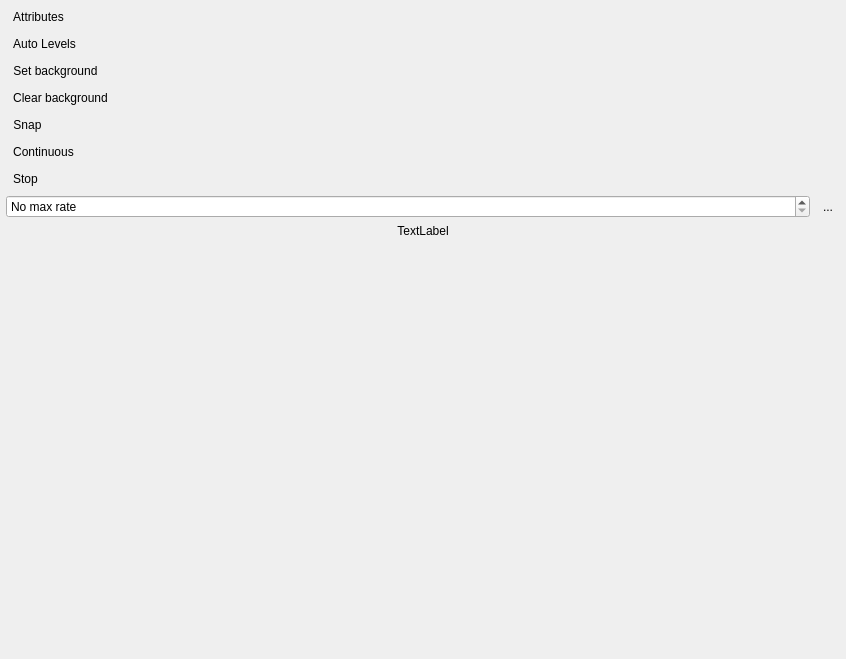
<?xml version="1.0" encoding="UTF-8"?>
<ui version="4.0">
 <class>Form</class>
 <widget class="QWidget" name="Form">
  <property name="geometry">
   <rect>
    <x>0</x>
    <y>0</y>
    <width>846</width>
    <height>659</height>
   </rect>
  </property>
  <property name="windowTitle">
   <string>Form</string>
  </property>
  <layout class="QHBoxLayout" name="horizontalLayout_2">
   <property name="leftMargin">
    <number>6</number>
   </property>
   <property name="topMargin">
    <number>6</number>
   </property>
   <property name="rightMargin">
    <number>6</number>
   </property>
   <property name="bottomMargin">
    <number>6</number>
   </property>
   <item>
    <layout class="QHBoxLayout" name="horizontalLayout">
     <item>
      <layout class="QVBoxLayout" name="verticalLayout">
       <item>
        <widget class="QToolButton" name="pushButton_attributes">
         <property name="toolTip">
          <string>View IMAQdx attributes</string>
         </property>
         <property name="text">
          <string>Attributes</string>
         </property>
         <property name="icon">
          <iconset resource="../../../clones/qtutils/qtutils/icons/icons.qrc">
           <normaloff>:/qtutils/fugue/table-export.png</normaloff>:/qtutils/fugue/table-export.png</iconset>
         </property>
         <property name="toolButtonStyle">
          <enum>Qt::ToolButtonTextBesideIcon</enum>
         </property>
         <property name="autoRaise">
          <bool>true</bool>
         </property>
        </widget>
       </item>
       <item>
        <widget class="QToolButton" name="pushButtonAutoLevels">
         <property name="toolTip">
          <string>Auto scale image levels and histogram range</string>
         </property>
         <property name="text">
          <string>Auto Levels</string>
         </property>
         <property name="icon">
          <iconset>
           <normaloff>:/qtutils/fugue/gradient.png</normaloff>:/qtutils/fugue/gradient.png</iconset>
         </property>
         <property name="checkable">
          <bool>true</bool>
         </property>
         <property name="toolButtonStyle">
          <enum>Qt::ToolButtonTextBesideIcon</enum>
         </property>
         <property name="autoRaise">
          <bool>true</bool>
         </property>
        </widget>
       </item>
       <item>
        <widget class="QToolButton" name="pushButton_set_bg">
         <property name="toolTip">
          <string>Set the current image as the background, which is subtracted from displayed images. This affects the display only, not the images saved to shot files.</string>
         </property>
         <property name="text">
          <string>Set background</string>
         </property>
         <property name="icon">
          <iconset>
           <normaloff>:/qtutils/fugue/image--plus.png</normaloff>:/qtutils/fugue/image--plus.png</iconset>
         </property>
         <property name="toolButtonStyle">
          <enum>Qt::ToolButtonTextBesideIcon</enum>
         </property>
         <property name="autoRaise">
          <bool>true</bool>
         </property>
        </widget>
       </item>
       <item>
        <widget class="QToolButton" name="pushButton_clear_bg">
         <property name="toolTip">
          <string>Clear the background image</string>
         </property>
         <property name="text">
          <string>Clear background</string>
         </property>
         <property name="icon">
          <iconset>
           <normaloff>:/qtutils/fugue/image--minus.png</normaloff>:/qtutils/fugue/image--minus.png</iconset>
         </property>
         <property name="toolButtonStyle">
          <enum>Qt::ToolButtonTextBesideIcon</enum>
         </property>
         <property name="autoRaise">
          <bool>true</bool>
         </property>
        </widget>
       </item>
       <item>
        <widget class="QToolButton" name="pushButton_snap">
         <property name="toolTip">
          <string>Take a single image</string>
         </property>
         <property name="text">
          <string>Snap</string>
         </property>
         <property name="icon">
          <iconset resource="../../../clones/qtutils/qtutils/icons/icons.qrc">
           <normaloff>:/qtutils/fugue/control-stop.png</normaloff>:/qtutils/fugue/control-stop.png</iconset>
         </property>
         <property name="toolButtonStyle">
          <enum>Qt::ToolButtonTextBesideIcon</enum>
         </property>
         <property name="autoRaise">
          <bool>true</bool>
         </property>
        </widget>
       </item>
       <item>
        <widget class="QToolButton" name="pushButton_continuous">
         <property name="toolTip">
          <string>Acquire images continuously</string>
         </property>
         <property name="text">
          <string>Continuous</string>
         </property>
         <property name="icon">
          <iconset resource="../../../clones/qtutils/qtutils/icons/icons.qrc">
           <normaloff>:/qtutils/fugue/control.png</normaloff>:/qtutils/fugue/control.png</iconset>
         </property>
         <property name="toolButtonStyle">
          <enum>Qt::ToolButtonTextBesideIcon</enum>
         </property>
         <property name="autoRaise">
          <bool>true</bool>
         </property>
        </widget>
       </item>
       <item>
        <widget class="QToolButton" name="pushButton_stop">
         <property name="toolTip">
          <string>Stop acquiring images</string>
         </property>
         <property name="text">
          <string>Stop</string>
         </property>
         <property name="icon">
          <iconset resource="../../../clones/qtutils/qtutils/icons/icons.qrc">
           <normaloff>:/qtutils/fugue/control-stop-square.png</normaloff>:/qtutils/fugue/control-stop-square.png</iconset>
         </property>
         <property name="toolButtonStyle">
          <enum>Qt::ToolButtonTextBesideIcon</enum>
         </property>
         <property name="autoRaise">
          <bool>true</bool>
         </property>
        </widget>
       </item>
       <item>
        <layout class="QHBoxLayout" name="horizontalLayout_3">
         <property name="topMargin">
          <number>0</number>
         </property>
         <item>
          <widget class="QDoubleSpinBox" name="doubleSpinBox_maxrate">
           <property name="toolTip">
            <string>&lt;html&gt;&lt;head/&gt;&lt;body&gt;&lt;p&gt;Maximum frame rate in continuous acquisition mode. Use this to reduce load on the computer during continuous acquisition,otherwise frames are acquired as quickly as possible, which may not be desirable on slower computers.&lt;/p&gt;&lt;/body&gt;&lt;/html&gt;</string>
           </property>
           <property name="specialValueText">
            <string>No max rate</string>
           </property>
           <property name="prefix">
            <string/>
           </property>
           <property name="suffix">
            <string> fps</string>
           </property>
           <property name="decimals">
            <number>1</number>
           </property>
           <property name="maximum">
            <double>9999.000000000000000</double>
           </property>
           <property name="value">
            <double>0.000000000000000</double>
           </property>
          </widget>
         </item>
         <item>
          <widget class="QToolButton" name="toolButton_nomax">
           <property name="toolTip">
            <string>No max rate</string>
           </property>
           <property name="text">
            <string>...</string>
           </property>
           <property name="icon">
            <iconset resource="../../../clones/qtutils/qtutils/icons/icons.qrc">
             <normaloff>:/qtutils/fugue/arrow-turn-180-left.png</normaloff>:/qtutils/fugue/arrow-turn-180-left.png</iconset>
           </property>
           <property name="autoRaise">
            <bool>true</bool>
           </property>
          </widget>
         </item>
        </layout>
       </item>
       <item>
        <widget class="QLabel" name="label_fps">
         <property name="text">
          <string>TextLabel</string>
         </property>
         <property name="alignment">
          <set>Qt::AlignCenter</set>
         </property>
        </widget>
       </item>
       <item>
        <spacer name="verticalSpacer">
         <property name="orientation">
          <enum>Qt::Vertical</enum>
         </property>
         <property name="sizeHint" stdset="0">
          <size>
           <width>20</width>
           <height>40</height>
          </size>
         </property>
        </spacer>
       </item>
      </layout>
     </item>
    </layout>
   </item>
  </layout>
 </widget>
 <resources>
  <include location="../../../clones/qtutils/qtutils/icons/icons.qrc"/>
 </resources>
 <connections/>
</ui>
